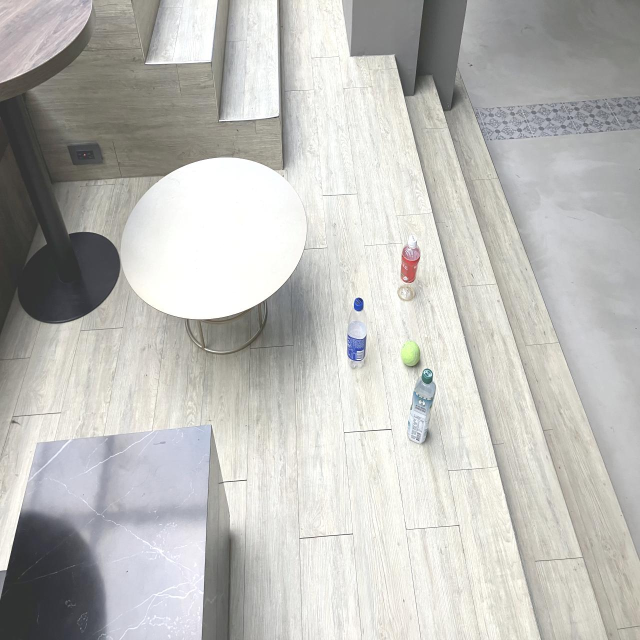
#> input picture tennis_custom_2_dataset/train/images/IMG_5155_jpg.rf.5b4f375fc3cb5075cee44f4825f7bcc2.jpg, 1280 x 1280 px (shown at 1/2 size); its folder holds only this picture in this run
$ python visualize_dataset.py
#> lines starting #> are read from the running program, lines starting #| are printed output that depends on the picture
import os
import cv2
import numpy as np
import glob
from tqdm import tqdm
import math

def visualize_dataset(dataset_path, output_dir, grid_size=4, tile_size=640, max_grids=20):
    """
    Visualizes images and labels from the dataset in a grid format.

    Args:
        dataset_path (str): Path to the dataset root (e.g., 'merged_v6_dataset_scaled').
        output_dir (str): Directory to save the grid images.
        grid_size (int): Number of images per row/col (default 4x4).
        tile_size (int): Size to resize each image for the grid.
        max_grids (int): Maximum number of grids to generate to save time.
    """
#> called with dataset_path = 'merged_v6_dataset_scaled', output_dir = 'check_merged_v6_dataset_scaled', grid_size = 4, tile_size = 640, max_grids = 1000

    # Try to load class names from data.yaml
    data_yaml_path = os.path.join(dataset_path, 'data.yaml')
    class_names = ['Tennis', 'Bottle', 'Person'] # Default
    if os.path.exists(data_yaml_path):
        try:
            with open(data_yaml_path, 'r') as f:
                import yaml
                data = yaml.safe_load(f)
                if 'names' in data:
                    class_names = data['names']
                    print(f"Loaded class names from data.yaml: {class_names}")
        except Exception as e:
            print(f"Could not load data.yaml: {e}")

    colors = [(0, 255, 0), (255, 0, 0), (0, 0, 255)] # BGR defaults
    # Extend colors if needed
    while len(colors) < len(class_names):
        colors.append((np.random.randint(0,255), np.random.randint(0,255), np.random.randint(0,255)))

    image_files = sorted(glob.glob(os.path.join(dataset_path, 'train', 'images', '*.*')))
    image_files = [f for f in image_files if f.lower().endswith(('.jpg', '.jpeg', '.png', '.bmp'))]

    if not image_files:
        print("No images found.")
        return

    os.makedirs(output_dir, exist_ok=True)
    print(f"Found {len(image_files)} images. Generating visualizations...")

    batch_size = grid_size * grid_size
    num_batches = math.ceil(len(image_files) / batch_size)

    # Limit processing
    if max_grids:
        num_batches = min(num_batches, max_grids)
        print(f"Limiting to {num_batches} grids ({num_batches * batch_size} images).")

    for i in tqdm(range(num_batches), desc="Creating Grids"):
        batch_files = image_files[i*batch_size : (i+1)*batch_size]

        processed_images = []

        for img_path in batch_files:
            # Read Image
            img = cv2.imread(img_path)
#> img is the input picture: shape (1280, 1280, 3); mean B, G, R 184.9, 188.7, 189.2
            if img is None:
                # Create placeholder for failed load
                img = np.zeros((tile_size, tile_size, 3), dtype=np.uint8)
                cv2.putText(img, "Load Error", (10, tile_size//2), cv2.FONT_HERSHEY_SIMPLEX, 1, (0,0,255), 2)
            else:
                # Handle EXIF via PIL if needed, but cv2.imread usually ignores it (raw pixels).
                # If we want to visualize CORRECTLY as the user sees it, we should use PIL to rotate.
                # However, labels are usually relative to the RAW image dimensions in YOLO unless rotated.
                # BUT, the user's issue was rotation.
                # If we use PIL to rotate, we MUST also rotate labels if they were relative to the unrotated image.
                # In this specific dataset case, the labels MATCH the EXIF-rotated image (upright).
                try:
                    pil_img = Image.open(img_path)
                    pil_img = ImageOps.exif_transpose(pil_img)
                    img = cv2.cvtColor(np.array(pil_img), cv2.COLOR_RGB2BGR)
                except:
                    pass

            h, w = img.shape[:2]
#> h = 1280; w = 1280

            # Read Labels
            label_path = os.path.join(dataset_path, 'train', 'labels', os.path.basename(img_path).rsplit('.', 1)[0] + '.txt')
            if os.path.exists(label_path):
                with open(label_path, 'r') as f:
                    lines = f.readlines()

                for line in lines:
                    parts = line.strip().split()
                    if not parts: continue

                    try:
                        cls_id = int(parts[0])

                        # Handle Polygon (Segmentation) vs BBox
                        if len(parts) > 5:
                            # Polygon: class x1 y1 x2 y2 ...
                            coords = list(map(float, parts[1:]))
                            xs = coords[0::2]
                            ys = coords[1::2]
                            min_x, max_x = min(xs), max(xs)
                            min_y, max_y = min(ys), max(ys)

                            cx = (min_x + max_x) / 2
                            cy = (min_y + max_y) / 2
                            bw = max_x - min_x
                            bh = max_y - min_y
                        else:
                            # BBox: class cx cy w h
                            cx, cy, bw, bh = map(float, parts[1:5])

                        # Denormalize
                        x1 = int((cx - bw/2) * w)
                        y1 = int((cy - bh/2) * h)
                        x2 = int((cx + bw/2) * w)
                        y2 = int((cy + bh/2) * h)

                        color = colors[cls_id] if 0 <= cls_id < len(colors) else (255, 255, 255)
                        label_name = class_names[cls_id] if 0 <= cls_id < len(class_names) else str(cls_id)

                        # Draw Box
                        cv2.rectangle(img, (x1, y1), (x2, y2), color, 2)

                        # Draw Text
                        (text_w, text_h), baseline = cv2.getTextSize(label_name, cv2.FONT_HERSHEY_SIMPLEX, 0.5, 1)
                        if y1 - text_h - baseline < 0:
                            # Draw below if not enough space on top
                            cv2.rectangle(img, (x1, y1), (x1 + text_w, y1 + text_h + baseline), color, -1)
                            cv2.putText(img, label_name, (x1, y1 + text_h), cv2.FONT_HERSHEY_SIMPLEX, 0.5, (0,0,0), 1)
                        else:
                            cv2.rectangle(img, (x1, y1 - text_h - baseline), (x1 + text_w, y1), color, -1)
                            cv2.putText(img, label_name, (x1, y1 - 4), cv2.FONT_HERSHEY_SIMPLEX, 0.5, (0,0,0), 1)

                    except ValueError:
                        pass

            # Resize for grid
            img_resized = cv2.resize(img, (tile_size, tile_size))
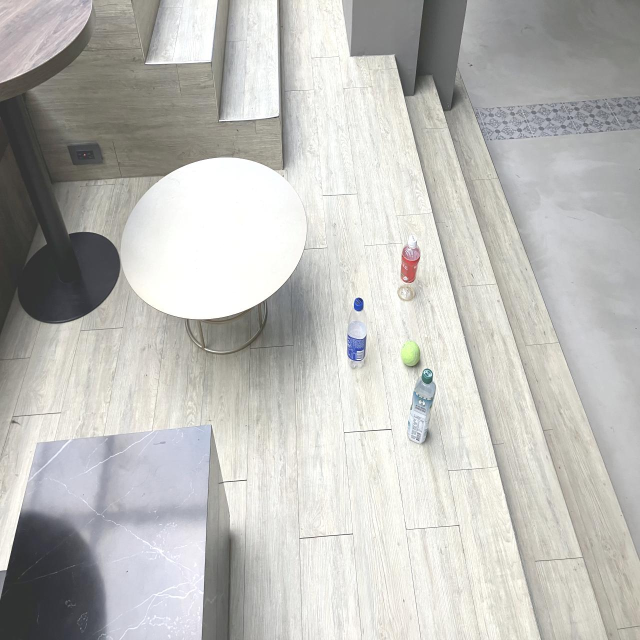
#> img_resized: shape (640, 640, 3); mean B, G, R 185.1, 188.8, 189.3
            processed_images.append(img_resized)

        # Fill remaining spots in batch with black
        while len(processed_images) < batch_size:
            processed_images.append(np.zeros((tile_size, tile_size, 3), dtype=np.uint8))
#> this loop made 15 passes
#> after the loop, processed_images = 16 items

        # Create Grid
        # Stack rows
        rows = []
        for r in range(grid_size):
            row_imgs = processed_images[r*grid_size : (r+1)*grid_size]
            rows.append(np.hstack(row_imgs))
#> after the loop, rows = 4 items

        grid_img = np.vstack(rows)
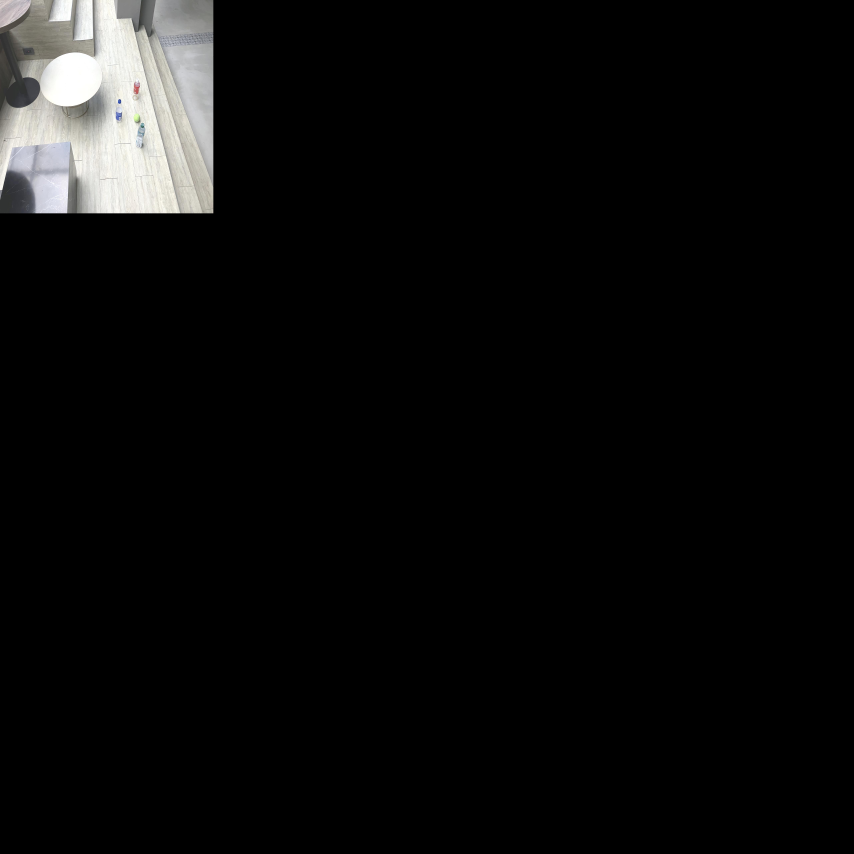
#> grid_img: shape (2560, 2560, 3) (shown at 1/3 size); mean of channels 0, 1, 2 11.6, 11.8, 11.8; drawn as B, G, R

        # Save Grid
        output_filename = os.path.join(output_dir, f"grid_{i:03d}.jpg")
        cv2.imwrite(output_filename, grid_img)

    print(f"\nSaved {num_batches} grids to '{output_dir}'.")

if __name__ == "__main__":
    visualize_dataset("merged_v6_dataset_scaled", "check_merged_v6_dataset_scaled", max_grids=1000) # Generate up to 50 grids (800 images)

$ run again, on tennis_custom_2_dataset/train/images/IMG_5186_jpg.rf.8d9d6c5dbf312ea4cdff90d57f20de19.jpg
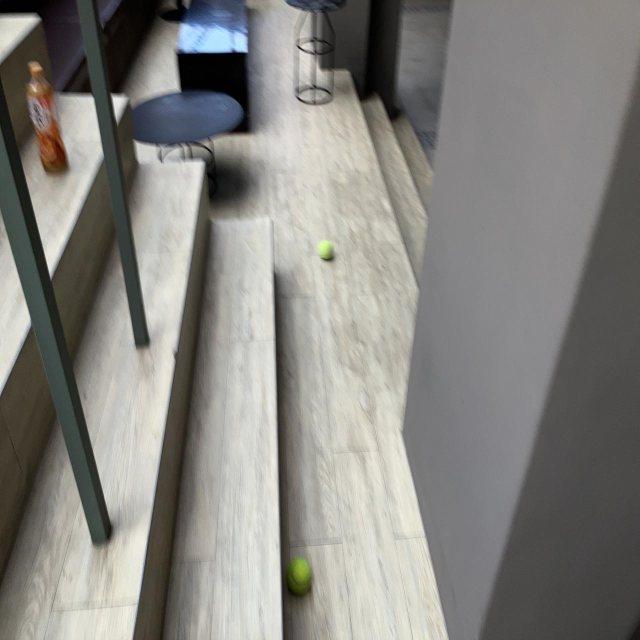
#> input picture tennis_custom_2_dataset/train/images/IMG_5186_jpg.rf.8d9d6c5dbf312ea4cdff90d57f20de19.jpg, 1280 x 1280 px (shown at 1/2 size)
#> in visualize_dataset, img is the input picture: shape (1280, 1280, 3); mean B, G, R 127.1, 131.5, 132.5
#> in visualize_dataset, `img_resized = cv2.resize(img, (tile_size, tile_size))`:
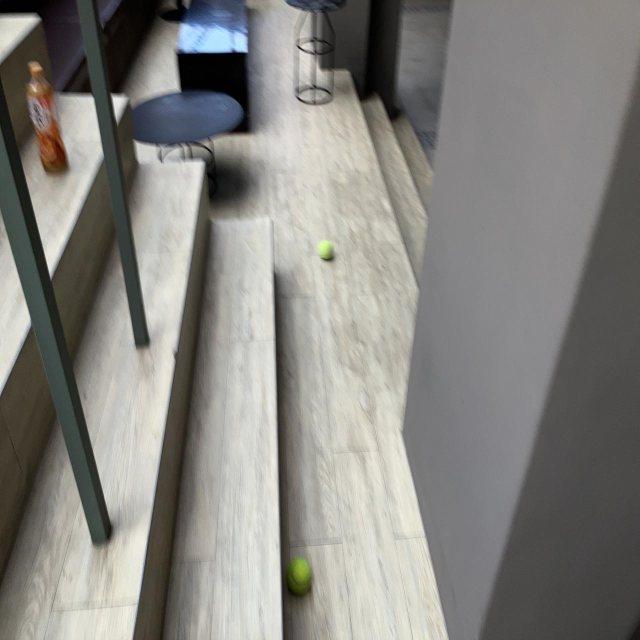
#> img_resized: shape (640, 640, 3); mean B, G, R 127.2, 131.7, 132.7
#> the loop in visualize_dataset, `while len(processed_images) < batch_size:` made 15 passes
#> after the loop in visualize_dataset, `while len(processed_images) < batch_size:`: processed_images = 16 items
#> after the loop in visualize_dataset, `for r in range(grid_size):`: rows = 4 items
#> in visualize_dataset, `grid_img = np.vstack(rows)`:
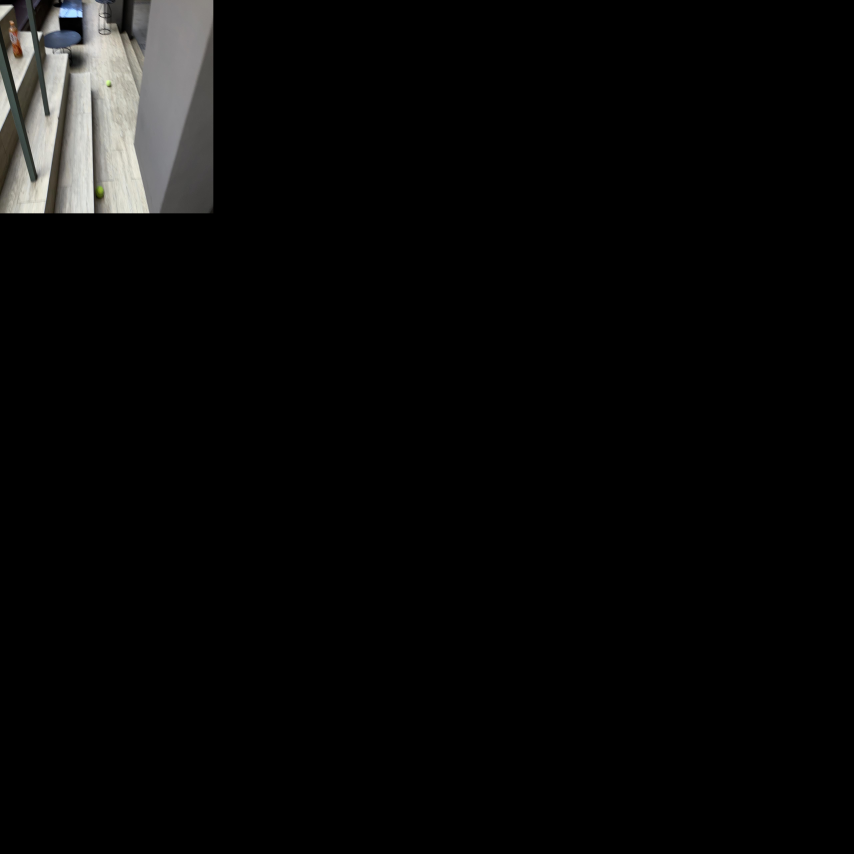
#> grid_img: shape (2560, 2560, 3) (shown at 1/3 size); mean of channels 0, 1, 2 8, 8.2, 8.3; drawn as B, G, R

$ run again, on tennis_custom_2_dataset/train/images/IMG_5187_jpg.rf.9a86f68c14d06e7c12f75b1c70f00242.jpg
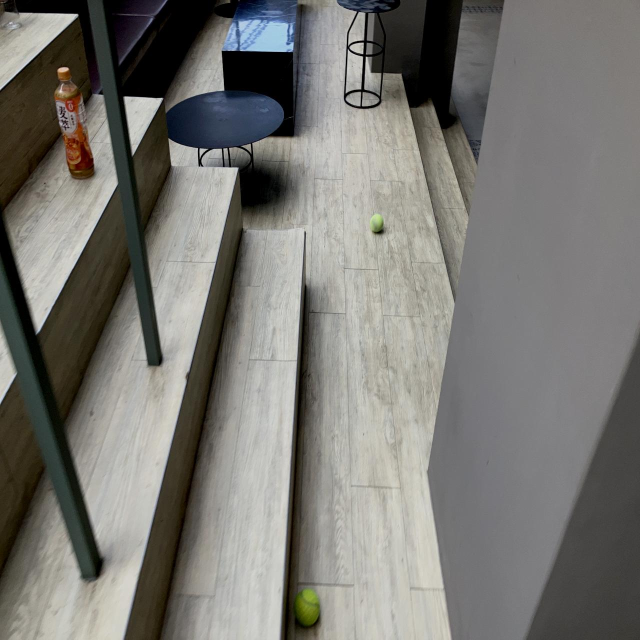
#> input picture tennis_custom_2_dataset/train/images/IMG_5187_jpg.rf.9a86f68c14d06e7c12f75b1c70f00242.jpg, 1280 x 1280 px (shown at 1/2 size)
#> in visualize_dataset, img is the input picture: shape (1280, 1280, 3); mean B, G, R 114.3, 119, 120
#> in visualize_dataset, `img_resized = cv2.resize(img, (tile_size, tile_size))`:
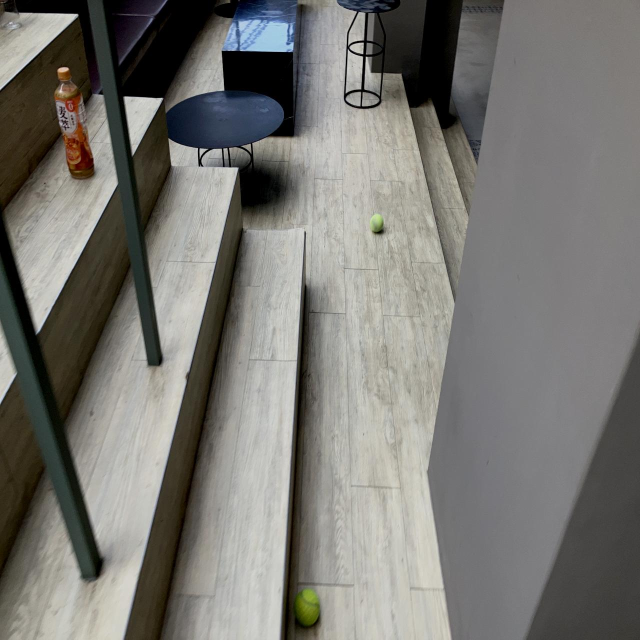
#> img_resized: shape (640, 640, 3); mean B, G, R 114.4, 119.1, 120.2
#> the loop in visualize_dataset, `while len(processed_images) < batch_size:` made 15 passes
#> after the loop in visualize_dataset, `while len(processed_images) < batch_size:`: processed_images = 16 items
#> after the loop in visualize_dataset, `for r in range(grid_size):`: rows = 4 items
#> in visualize_dataset, `grid_img = np.vstack(rows)`:
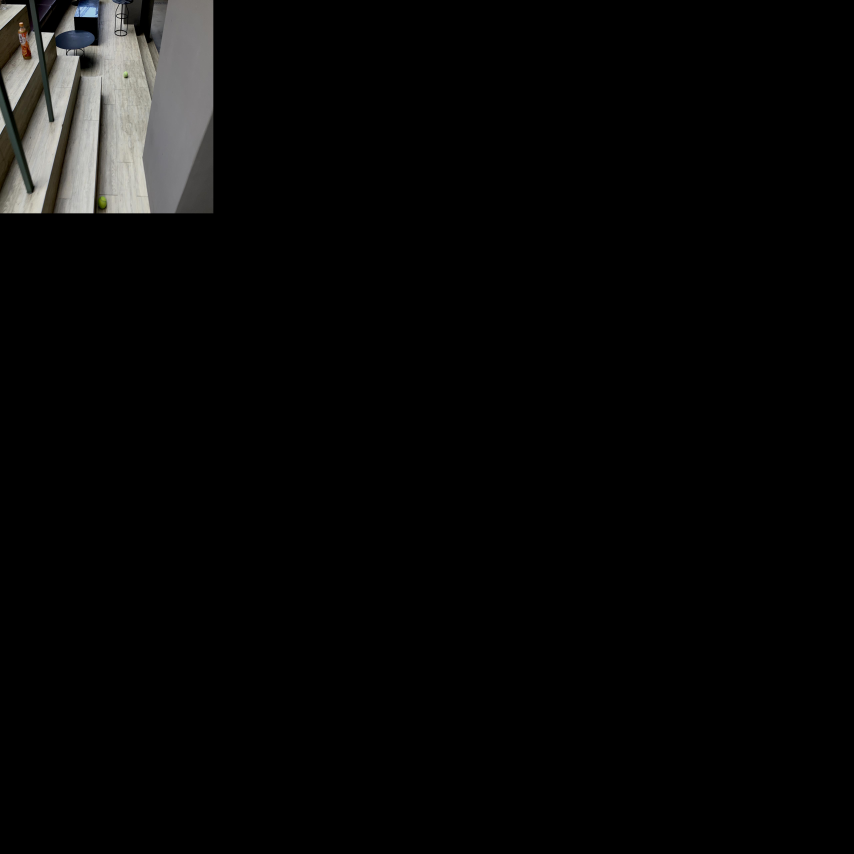
#> grid_img: shape (2560, 2560, 3) (shown at 1/3 size); mean of channels 0, 1, 2 7.2, 7.4, 7.5; drawn as B, G, R

$ run again, on tennis_custom_2_dataset/train/images/IMG_5161_jpg.rf.f1bd5ab22640cc98e45797349bdb5905.jpg
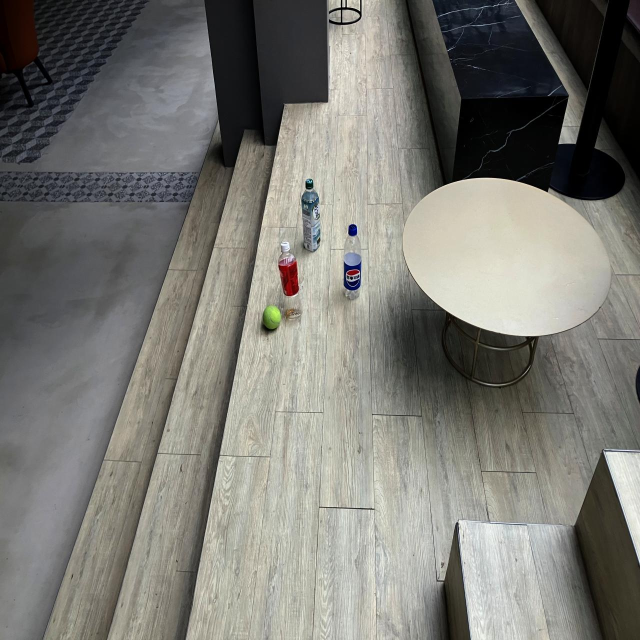
#> input picture tennis_custom_2_dataset/train/images/IMG_5161_jpg.rf.f1bd5ab22640cc98e45797349bdb5905.jpg, 1280 x 1280 px (shown at 1/2 size)
#> in visualize_dataset, img is the input picture: shape (1280, 1280, 3); mean B, G, R 115.4, 121.3, 122
#> in visualize_dataset, `img_resized = cv2.resize(img, (tile_size, tile_size))`:
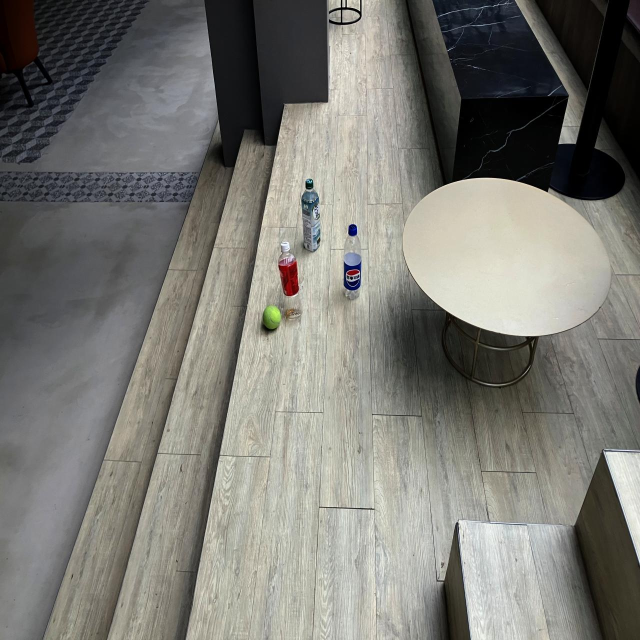
#> img_resized: shape (640, 640, 3); mean B, G, R 115.5, 121.4, 122.1
#> the loop in visualize_dataset, `while len(processed_images) < batch_size:` made 15 passes
#> after the loop in visualize_dataset, `while len(processed_images) < batch_size:`: processed_images = 16 items
#> after the loop in visualize_dataset, `for r in range(grid_size):`: rows = 4 items
#> in visualize_dataset, `grid_img = np.vstack(rows)`:
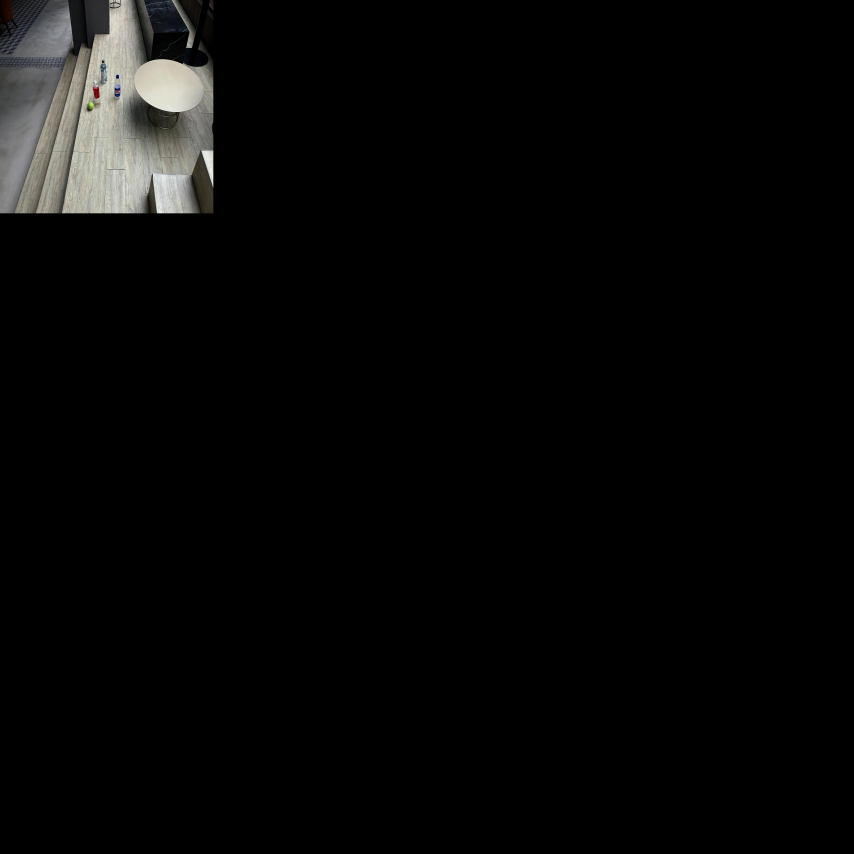
#> grid_img: shape (2560, 2560, 3) (shown at 1/3 size); mean of channels 0, 1, 2 7.2, 7.6, 7.6; drawn as B, G, R
